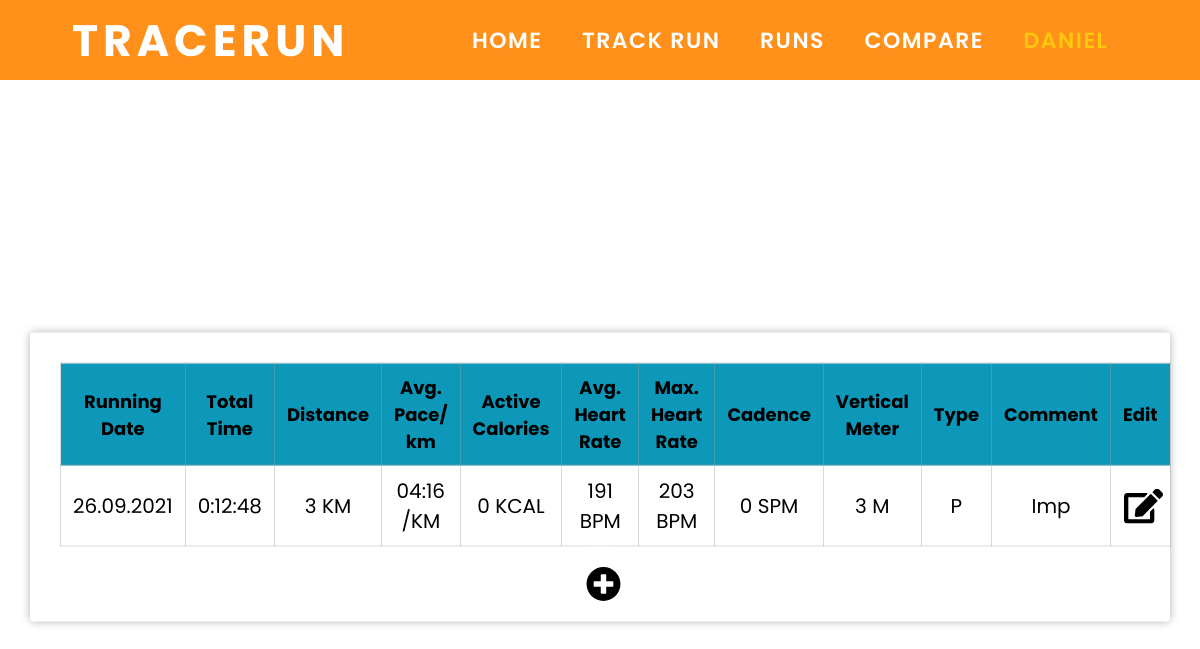
Page /view/run.php?run=136 (signed in) on the committed database.
### tables this page shows
CREATE TABLE `trackrun` (
  `id` int(11) NOT NULL,
  `fk_user` int(11) NOT NULL,
  `running_date` date NOT NULL,
  `total_time` time DEFAULT NULL,
  `distance` float NOT NULL,
  `active_calories` int(11) NOT NULL DEFAULT 0,
  `avg_heart_rate` int(11) NOT NULL,
  `max_heart_rate` int(11) NOT NULL DEFAULT 0,
  `cadence` int(11) NOT NULL DEFAULT 0,
  `vertical_meters` int(15) NOT NULL DEFAULT 0,
  `type` varchar(1) NOT NULL,
  `comment` varchar(200) NOT NULL,
  `int_active` int(11) NOT NULL,
  `int_pause` int(11) NOT NULL
);

### controller/CONrun.php (the view, shortened to what this page needs)
<?php
function GetRun() {
    include "../model/include.php";
    $makeHidden = False;
    $stmt = $mysql->prepare("SELECT running_date, total_time, distance, active_calories, avg_heart_rate, max_heart_rate, cadence, vertical_meters, type, comment FROM trackrun WHERE id=(?)");
    $stmt->bind_param("i", $_GET["run"]);
    $stmt->execute();
    $stmt->bind_result($runningdateSQL, $totaltimeSQL, $distance, $activecalories, $avgheartrate, $maxheartrate, $cadence, $vertiaclmeters, $type, $comment);
    $id_run = $_GET["run"];
    if($stmt->fetch()){
        $runningdate = date("d.m.Y",strtotime($runningdateSQL));
        $totaltime = date("G:i:s", strtotime($totaltimeSQL));
        list($h, $m, $s) = explode(":", $totaltime);
        $m += $h * 60;
        $s += $m * 60;
        $space = $s/$distance;
        $mins = floor($space / 60 % 60);
        $secs = floor($space % 60);
        $avgpace  = sprintf('%02d:%02d', $mins, $secs);
        echo "<table class='table-run'>";
            echo "<thead>";
                echo "<tr>";
                    echo "<th>Running Date</th>";
                    echo "<th>Total Time</th>";
                    echo "<th>Distance</th>";
                    echo "<th>Avg. Pace/ km</th>";
                    echo "<th>Active Calories</th>";
                    echo "<th>Avg. Heart Rate</th>";
                    echo "<th>Max. Heart Rate</th>";
                    echo "<th>Cadence</th>";
                    echo "<th>Vertical Meter</th>";
                    echo "<th>Type</th>";
                    echo "<th>Comment</th>";
                    echo "<th>Edit</th>";
                echo "</tr>";
            echo "</thead>";
            echo "<tbody>";
                echo "<tr>";
                    echo "<td data-label='Running Date'>$runningdate</td>";
                    echo "<td data-label='Total Time'>$totaltime</td>";
                    echo "<td data-label='Distance'>$distance KM</td>";
                    echo "<td data-label='Avg. Pace/ km'>$avgpace /KM</td>";
                    echo "<td data-label='Active Calories'>$activecalories KCAL</td>";
                    echo "<td data-label='Avg. Heart Rate'>$avgheartrate BPM</td>";
                    echo "<td data-label='Max. Heart Rate'>$maxheartrate BPM</td>";
                    echo "<td data-label='Cadence'>$cadence SPM</td>";
                    echo "<td data-label='Vertical Meter'>$vertiaclmeters M</td>";
                    echo "<td data-label='Type'>$type</td>";
                    echo "<td data-label='Comment'>$comment</td>";
                    echo "<td data-label='Edit'>";
                        echo "<form method='POST'>";
                            echo "<button class='btnEdit' name='btnEdit' value='$id_run'><img class='icon-run' src='../view/picture/editicon_run.svg'></button>";
                        echo "</form>";
                    echo "</td>";
                echo "</tr>";
            echo "</tbody>";
        echo "</table>";
    }
    echo "<form method='POST'>";
    if(!$makeHidden){
        echo "<button class='btnAdd' name='btnAdd'><img class='icon-run add-run' src='picture/plusicon_run.svg'></button>";
    }
    echo "</form>";
}
?>

### view/run.php (shortened to what this page needs)
<?php
include "../controller/CONrun.php";
include "headerLoad.php";
?>
<html lang="en">
<head>
    <link rel="stylesheet" href="css/style.css">
    <link rel="stylesheet" href="https://cdnjs.cloudflare.com/ajax/libs/font-awesome/4.7.0/css/font-awesome.min.css">
</head>
<body>
    <?php LoadHeader(); ?>
            <div class="div container-run container-run-override">
                <?=GetRun();
                ?>
            </div>
</body>
</html>

### view/headerLoad.php
<?php
function LoadHeader(){
    echo "<div class='header'>
        <input type='checkbox' id='check'>
            <label for='check' class='checkbtn'>
                <i class='fa fa-bars'></i>
            </label>
            <h1 class='logo'>TraceRun</h1>
            <ul class='nav-links'>
                <li><a href='index.php'>Home</a></li>
                <li><a href='trackrun.php'>Track Run</a></li>
                <li><a href='runs.php'>Runs</a></li>
                <li><a href='comparerunsselect.php'>Compare</a></li>";
                if(empty($_SESSION["username"])){
                    echo "<li><a href='signin.php'>Login</a></li>";
                } else {
                    echo "<li><a class='userlogin' href='../controller/CONsignout.php'>".$_SESSION["username"]."</a></li>";
                }
            echo "</ul>
    </div>";
}
?>

### view/css/style.css (style rules this page uses)
:root { --orange: rgba(255, 132, 0, 0.9); --orange2: rgba(255, 132, 0, 0.3); --yellow: rgba(255, 200, 13, 1); --lightthiele: rgba(13, 152, 186, 0.9); --lightthiele2: rgba(13, 152, 186, 0.3); --thiel: #0D98BA; --white: rgb(255, 255, 255); --gray: rgba(161, 161, 161, 0.4); --red: red; --green: green; }
* { padding: 0; margin: 0; box-sizing: border-box; text-decoration: none; list-style: none; -webkit-appearance:none; }
body { font-family: 'Poppins', sans-serif; font-size: 22px; }
.div { margin: auto; }
.icon-run { height: 50px; }
.icon-run { height: 35px; margin-right: -7px; }
.nav-links li .userlogin { color: var(--yellow); }
.header { text-transform: uppercase; padding-left: 6%; padding-right: 6%; display: flex; justify-content: space-between; align-items: center; background-color: var(--orange); height: 80px; }
.logo { letter-spacing: 5px; color: var(--white); }
.nav-links { display: flex; justify-content: space-around; width: 45%; font-weight: 600; letter-spacing: 1.5px; z-index: 10; }
.nav-links a { color: var(--white); }
.container-login, .container-trackrun, .container-run, .container-compareruns-select, .container-compareruns, .div-home-welcome { position: absolute; top: 45%; left: 50%; transform: translate(-50%, -50%); width: 410px; padding: 30px; box-shadow: 0 0 8px rgba(0, 0, 0, 0.3); border-radius: 3px; background-color: var(--white); }
.btnDel, .btnEdit, .btnAdd { margin-bottom: -30px; margin: auto; cursor: pointer; border: 0; background-color: white; }
.btnEdit { margin-bottom: 0; }
.container-run { width: 70%; text-align: center; }
.add-run { margin-top: 20px; margin-bottom: -10px; }
.table-run { border-collapse: collapse; table-layout: fixed; width: auto; min-width: 100%; }
.table-run td { font-size: 20px; }
.table-run th { font-size: 18px; }
.table-run td, .table-run th { padding: 10px 12px; border: 1px solid var(--gray); text-align: center; }
.table-run th { background-color: var(--thiel); }
@media screen and (max-width: 1920px) { .nav-links { width: 54%; } }
@media screen and (max-width: 1920px) { .container-run { width: 80%; } }
@media screen and (max-width: 1400px) { .nav-links { width: 64%; } }
@media screen and (max-width: 1400px) { .container-run { width: 95%; } }

### rows in the picture
trackrun: running_date "26.09.2021", total_time "0:12:48", distance "3", distance "04:16", active_calories "0", avg_heart_rate "191", max_heart_rate "203", cadence "0", vertical_meters "3", type "P", comment "Imp"

### other values in the picture
$_SESSION["username"] "DANIEL"
